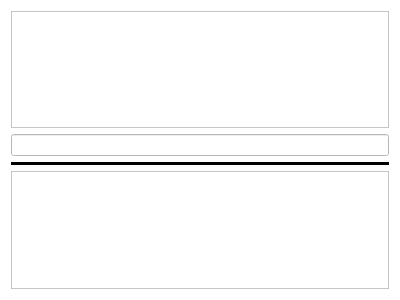
<?xml version="1.0" encoding="UTF-8"?>
<ui version="4.0">
 <class>InputWindow</class>
 <widget class="QDialog" name="InputWindow">
  <property name="geometry">
   <rect>
    <x>0</x>
    <y>0</y>
    <width>400</width>
    <height>300</height>
   </rect>
  </property>
  <property name="windowTitle">
   <string>Dialog</string>
  </property>
  <property name="styleSheet">
   <string notr="true">background-color: rgb(255, 255, 255);</string>
  </property>
  <layout class="QVBoxLayout" name="verticalLayout">
   <item>
    <widget class="QTextEdit" name="textEdit"/>
   </item>
   <item>
    <widget class="QLineEdit" name="lineEdit"/>
   </item>
   <item>
    <widget class="Line" name="line">
     <property name="styleSheet">
      <string notr="true">color: rgb(0, 0, 0);</string>
     </property>
     <property name="frameShadow">
      <enum>QFrame::Plain</enum>
     </property>
     <property name="lineWidth">
      <number>10</number>
     </property>
     <property name="midLineWidth">
      <number>10</number>
     </property>
     <property name="orientation">
      <enum>Qt::Horizontal</enum>
     </property>
    </widget>
   </item>
   <item>
    <widget class="QTextEdit" name="outputWindow">
     <property name="readOnly">
      <bool>true</bool>
     </property>
    </widget>
   </item>
  </layout>
 </widget>
 <resources/>
 <connections/>
</ui>
